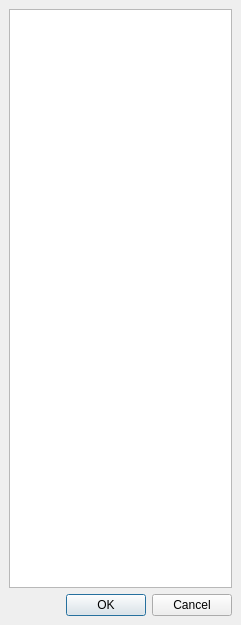
<?xml version="1.0" encoding="UTF-8"?>
<ui version="4.0">
 <class>EddyMotionCorrectPanel</class>
 <widget class="QDockWidget" name="EddyMotionCorrectPanel">
  <property name="geometry">
   <rect>
    <x>0</x>
    <y>0</y>
    <width>241</width>
    <height>625</height>
   </rect>
  </property>
  <property name="locale">
   <locale language="English" country="UnitedStates"/>
  </property>
  <property name="windowTitle">
   <string>Eddy|Motion</string>
  </property>
  <widget class="QWidget" name="dockWidgetContents">
   <layout class="QVBoxLayout" name="verticalLayout">
    <item>
     <widget class="QTableView" name="tableView"/>
    </item>
    <item>
     <widget class="QDialogButtonBox" name="buttonBox">
      <property name="standardButtons">
       <set>QDialogButtonBox::Cancel|QDialogButtonBox::Ok</set>
      </property>
     </widget>
    </item>
   </layout>
  </widget>
 </widget>
 <resources/>
 <connections/>
</ui>
